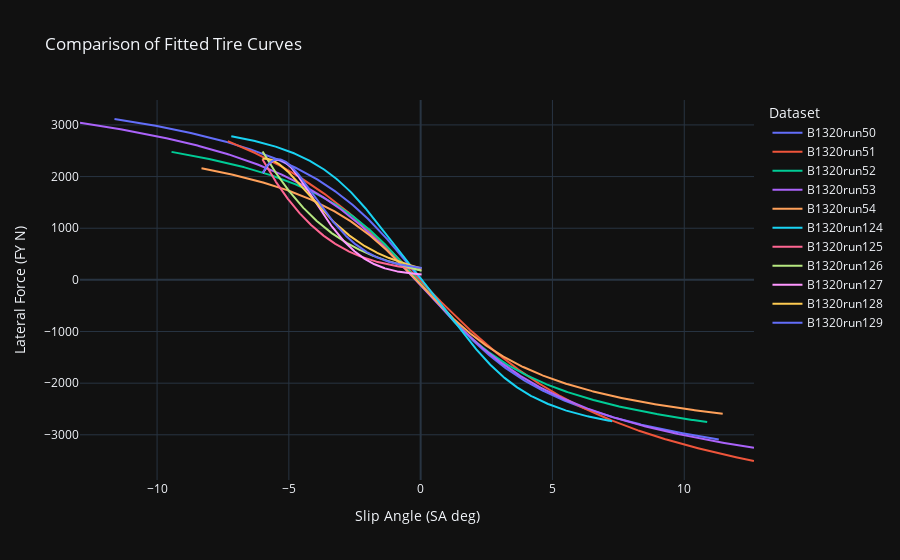

Write notebook code for a chart like this one.
### Code cell
import pandas as pd
import numpy as np
from scipy.optimize import curve_fit
import plotly.graph_objects as go
import os

# Assuming the function process_tire_data is already defined and returns fitted params and binned data

def fitted_curve(alpha_range, B, C, D, E, F):
    return pacejka_model(alpha_range, B, C, D, E, F)

# List of file paths for different datasets
file_paths = [
    '/mnt/c/Users/nlemo/Desktop/FEBSim/TireSim/tirecsvfiles/B1320run50.csv','/mnt/c/Users/nlemo/Desktop/FEBSim/TireSim/tirecsvfiles/B1320run51.csv','/mnt/c/Users/nlemo/Desktop/FEBSim/TireSim/tirecsvfiles/B1320run52.csv','/mnt/c/Users/nlemo/Desktop/FEBSim/TireSim/tirecsvfiles/B1320run53.csv','/mnt/c/Users/nlemo/Desktop/FEBSim/TireSim/tirecsvfiles/B1320run54.csv','/mnt/c/Users/nlemo/Desktop/FEBSim/TireSim/tirecsvfiles/B1320run124.csv','/mnt/c/Users/nlemo/Desktop/FEBSim/TireSim/tirecsvfiles/B1320run125.csv','/mnt/c/Users/nlemo/Desktop/FEBSim/TireSim/tirecsvfiles/B1320run126.csv','/mnt/c/Users/nlemo/Desktop/FEBSim/TireSim/tirecsvfiles/B1320run127.csv','/mnt/c/Users/nlemo/Desktop/FEBSim/TireSim/tirecsvfiles/B1320run128.csv','/mnt/c/Users/nlemo/Desktop/FEBSim/TireSim/tirecsvfiles/B1320run129.csv',
    # ... add as many dataset file paths as needed
]

# Dictionary to store results for each dataset
tire_data_results = {}

# Process each dataset file and store the results
for file_path in file_paths:
    params_optimal, binned_df = process_tire_data(file_path)
    tire_data_results[file_path] = {'params': params_optimal, 'binned_df': binned_df}

# Plot all the fitted curves using Plotly
# Initialize Plotly figure
fig = go.Figure()

# Assuming tire_data_results is populated as before
for file_path, data in tire_data_results.items():
    # Generate a range of slip angles for plotting
    alpha_range = np.linspace(data['binned_df']['Mean SA'].min(), data['binned_df']['Mean SA'].max(), num=500)

    # Calculate the fitted curve over the range of alpha
    fy_fitted = fitted_curve(alpha_range, *data['params'])

    # Extract the run number from the file path for the legend title
    run_name = os.path.splitext(os.path.basename(file_path))[0]  # This will extract 'run50' from 'run50.csv'

    # Add the fitted curve to the plot with the run name as the legend title
    fig.add_trace(go.Scatter(x=alpha_range, y=fy_fitted, mode='lines', name=run_name))

# Update plot layout
fig.update_layout(
    title='Comparison of Fitted Tire Curves',
    xaxis_title='Slip Angle (SA deg)',
    yaxis_title='Lateral Force (FY N)',
    legend_title='Dataset'
)

# Show plot
#fig.show()

### Figure 1 — Plotly figure (JSON) as saved in the notebook; plotly's stock layout.template omitted (floating-point values rounded to 4 significant figures; data arrays with more than 128 entries replaced by an {"elided": "..."} marker saying what was removed)
{"data": [{"mode": "lines", "name": "B1320run50", "x": {"elided": "500 float values"}, "y": {"elided": "500 float values"}, "type": "scatter"}, {"mode": "lines", "name": "B1320run51", "x": {"elided": "500 float values"}, "y": {"elided": "500 float values"}, "type": "scatter"}, {"mode": "lines", "name": "B1320run52", "x": {"elided": "500 float values"}, "y": {"elided": "500 float values"}, "type": "scatter"}, {"mode": "lines", "name": "B1320run53", "x": {"elided": "500 float values"}, "y": {"elided": "500 float values"}, "type": "scatter"}, {"mode": "lines", "name": "B1320run54", "x": {"elided": "500 float values"}, "y": {"elided": "500 float values"}, "type": "scatter"}, {"mode": "lines", "name": "B1320run124", "x": {"elided": "500 float values"}, "y": {"elided": "500 float values"}, "type": "scatter"}, {"mode": "lines", "name": "B1320run125", "x": {"elided": "500 float values"}, "y": {"elided": "500 float values"}, "type": "scatter"}, {"mode": "lines", "name": "B1320run126", "x": {"elided": "500 float values"}, "y": {"elided": "500 float values"}, "type": "scatter"}, {"mode": "lines", "name": "B1320run127", "x": {"elided": "500 float values"}, "y": {"elided": "500 float values"}, "type": "scatter"}, {"mode": "lines", "name": "B1320run128", "x": {"elided": "500 float values"}, "y": {"elided": "500 float values"}, "type": "scatter"}, {"mode": "lines", "name": "B1320run129", "x": {"elided": "500 float values"}, "y": {"elided": "500 float values"}, "type": "scatter"}], "layout": {"title": {"text": "Comparison of Fitted Tire Curves"}, "xaxis": {"title": {"text": "Slip Angle (SA deg)"}}, "yaxis": {"title": {"text": "Lateral Force (FY N)"}}, "legend": {"title": {"text": "Dataset"}}}}
